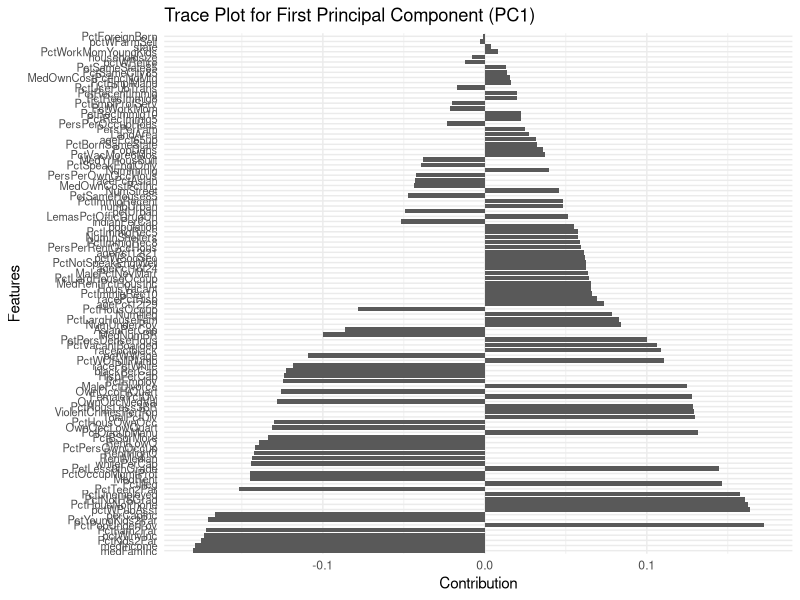
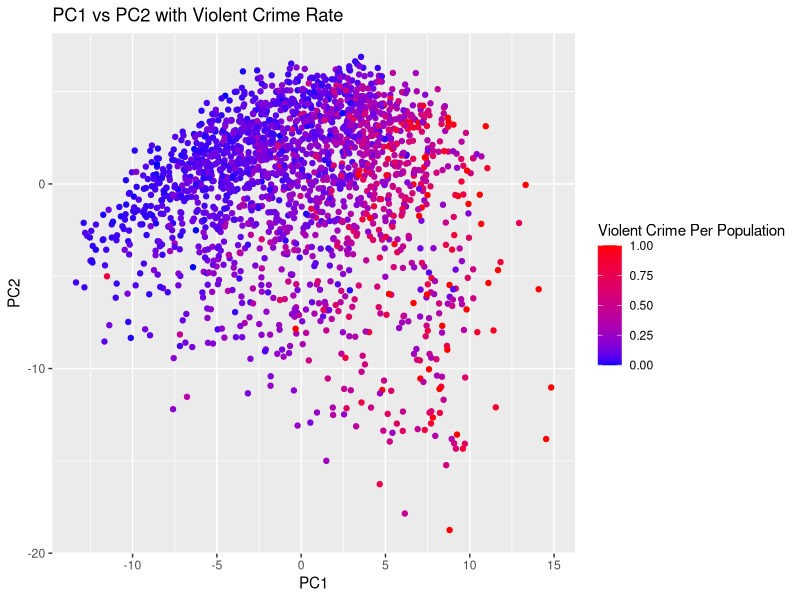

These figures' R source, in order: (Note: this script raises an error after producing the figures.)
#### INSTALL NECESSARY PACKAGES ####
install.packages("dplyr")
install.packages("caret")
install.packages("ggplot2")
library(caret)
library(dplyr)
library(ggplot2)

#### Load the Data ####
# Load the data into a variable
data <- read.csv("communities.csv", header = T) 


#### TASK 3.1 ####
features<- data %>% select(-ViolentCrimesPerPop)

# Use caret to scale and center the data
scaler <- preProcess(features, method = c("center", "scale"))
data_scaled <- predict(scaler, data) #all scaled variables except ViolentCrimesPerPop

# Compute covariance matrix
cov_matrix <- cov(data_scaled)

# Perform PCA using eigen
pca_result <- eigen(cov_matrix)
pca_result

# Extract eigenvalues and eigenvectors
eigenvalues <- pca_result$values
eigenvectors <- pca_result$vectors

# Proportion of variance explained by each component
eigen_percent <- eigenvalues / sum(eigenvalues)
cumulative_eigen_percent <- cumsum(eigen_percent)
eigen_percent
cumulative_eigen_percent

# Determine the number of components needed to explain at least 95% of the variance
n_commponets <- which(cumulative_eigen_percent>= 0.95)[1]
n_commponets #35


#calculate the two most significant components, 
first_component_proportion <- eigen_percent[1]
first_component_proportion # 0.2502494
second_component_proportion <- eigen_percent[2]
second_component_proportion # 0.1693082

#### TASK 3.2 ####

pca_princomp <- princomp(data, cor = TRUE)

summary(pca_princomp)

# Extract loadings (coefficients of each feature in the principal components)
loadings <- pca_princomp$loadings[, 1]  # Loadings for PC1


loadings_df <- data.frame(
  Feature = names(loadings),
  Contribution = loadings
)

ggplot(loadings_df, aes(x = reorder(Feature, -abs(Contribution)), y = Contribution)) +
  geom_bar(stat = "identity") +
  coord_flip() +  # Flip coordinates for better readability
  labs(title = "Trace Plot for First Principal Component (PC1)",
       x = "Features",
       y = "Contribution") +
  theme_minimal() +
  theme(axis.text.y = element_text(size = 8))  # Adjust font size for y-axis labels


# Identify the top 5 features with the largest absolute loadings
top5_features <- sort(abs(loadings), decreasing = TRUE)[1:5]
top5_feature_names <- names(top5_features)

# Print the top 5 features
print(top5_feature_names)
print(top5_features)


# Create a data frame with PC1, PC2, and crime levels
pca_scores <- data.frame(
  FirstPC = pca_princomp$scores[, 1],  # Scores for PC1
  SecondPC = pca_princomp$scores[, 2], # Scores for PC2
  CrimeRate = data$ViolentCrimesPerPop  # Crime levels
)

# Plot PC1 vs PC2 with crime levels as color
ggplot(pca_scores, aes(x = FirstPC, y = SecondPC, color = CrimeRate)) +
  geom_point() +  
  scale_color_gradient(low = "blue", high = "red") +  # Different color gradient
  labs(
    title = "PC1 vs PC2 with Violent Crime Rate",
    x = "PC1",
    y = "PC2",
    color = "Violent Crime Per Population"
  ) 

#### Task 3.3 ####

# Get the number of rows in the dataset
n <- nrow(data) 

# Set a random seed for reproducibility
set.seed(12345)

# Partition 50% of the data for the training set
id <- sample(1:n, floor(n * 0.5))
train <- data[id, ]
test <- data[-id, ]

# Scale the training data (features and target)
scaler2 <- preProcess(train, method = c("center", "scale"))
train_scaled <- predict(scaler2, train)
test_scaled <- predict(scaler2, test)


# Train/fit the linear regression model, Violent crime per pop is the target variable, . add all columns - takes away columns.
fit <- lm(ViolentCrimesPerPop ~ . , data = train_scaled)
summary(fit)

# Calculate MSE for training data
pred_train_scaled <- predict(fit, train_scaled)  # get predictions for training data
mse_train_scaled <- mean((train_scaled$ViolentCrimesPerPop - pred_train_scaled)^2)  # calculate training MSE
mse_train_scaled # 0.2752071

# Calculate MSE for test data
pred_test_scaled <- predict(fit, test_scaled)  # get predictions for training data
mse_test_scaled <- mean((test_scaled$ViolentCrimesPerPop - pred_test_scaled)^2)  # calculate training MSE
mse_test_scaled # 0.4248011

#### Task 3.4 ####

train_MSE <- list()
test_MSE <- list()
k <-0

# Dynamically find the index of "ViolentCrimesPerPop"
target_col <- grep("ViolentCrimesPerPop", colnames(data.train.scaled))

# Prepare the training and test data
train <- as.matrix(data.train.scaled[, -target_col])  
test <- as.matrix(data.test.scaled[, -target_col])    
train_true <- as.matrix(data.train.scaled[, target_col])  
test_true <- as.matrix(data.test.scaled[, target_col])   

cost_function <- function(theta){
  
  .GlobalEnv$k <- .GlobalEnv$k+1
  .GlobalEnv$train_MSE[[k]] <- cost_train
  .GlobalEnv$test_MSE[[k]] <- cost_test
  return()
}











